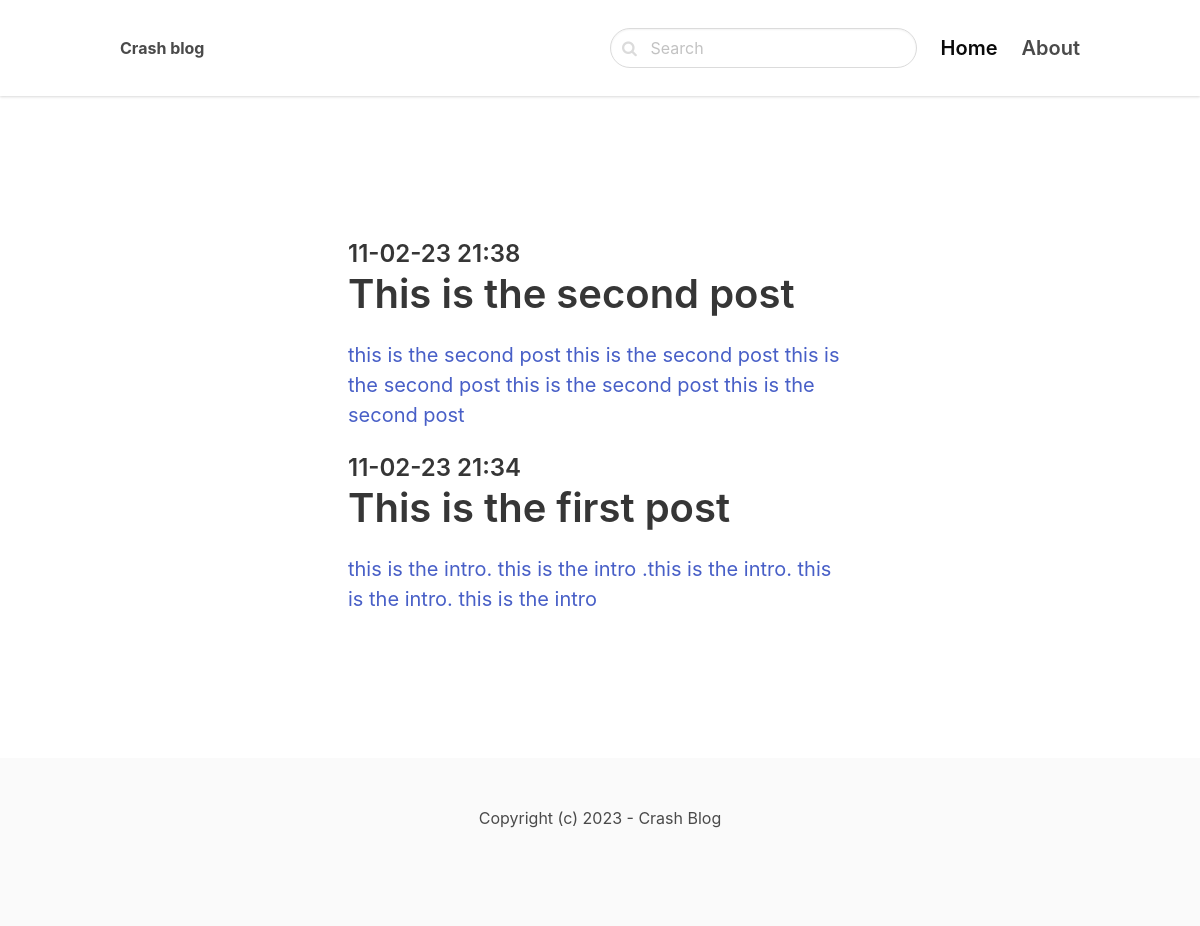
Page /vue/ on the committed database.
### blog/models.py (models this page shows, shortened)
class Post(models.Model):
    ACTIVE = 'active'
    DRAFT = 'draft'
    CHOICES_STATUS = (
        (ACTIVE, 'Active'),
        (DRAFT, 'Draft')
    )
    category = models.ForeignKey(Category, related_name="posts", on_delete=models.CASCADE )
    title = models.CharField(max_length=255)
    slug = models.SlugField()
    intro = models.TextField()
    body =  models.TextField()
    created_at = models.DateTimeField(auto_now_add=True)
    status = models.CharField(max_length=10, choices=CHOICES_STATUS, default=ACTIVE)
    image = models.ImageField(upload_to='uploads/', blank=True, null=True)
    class Meta:
        ordering = ('-created_at',)

### blog/views.py (the view)
# urls.py: path('<slug:slug>/', views.category, name="category_detail"),
def category(request, slug):
    category = get_object_or_404(Category, slug=slug)
    posts = category.posts.filter(status=Post.ACTIVE)
    return render(request, 'blog/category.html', {'category': category, 'posts': posts})

### blog/templates/blog/category.html (shortened to what this page needs)
{%extends 'core/base.html'%}
{% block content %}
    <section class="hero">
        <div class="hero-body">
            <div class="container">
                <section class="section">
                    <div class="columns">
                        <div class="column is-8 is-offset-2">
                            {% for post in posts %}
                                <div class="content is-medium">
                                    <a href="{% url 'post_detail' post.category.slug post.slug %}">
                                        <h2 class="subtitle is-4">{{post.created_at|date:'m-d-y H:i'}}</h2>
                                        <h1 class="title">{{ post.title }}</h1>
                                        <p>{{ post.intro }}</p>
                                    </a>
                                </div>
                            {% empty %}
                            <div class="content">
                                <p>there are no posts in this category</p>
                            </div>
                            {% endfor %}
                        </div>
                    </div>
                </section>
            </div>
        </div>
    </section>
{% endblock %}

### rows in the picture
Post: created_at "11-02-23 21:38", title "This is the second post", intro "this is the second post this is the second post this is the second post this is the second post this is the second post"
Post: created_at "11-02-23 21:34", title "This is the first post", intro "this is the intro. this is the intro .this is the intro. this is the intro. this is the intro"
